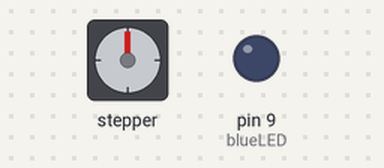
A sketch run on a simulated Arduino Uno, built with avr-gcc and run on an emulated ATmega328P. Parts: stepper motor, output pins drawn as LEDs (lit = HIGH). Stepper angles assume 2048 steps per turn.

Above: at 0.15 s.
At 10.06 s:
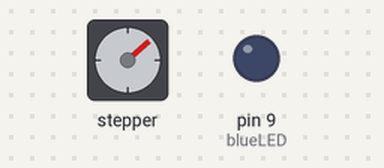
At 19.97 s:
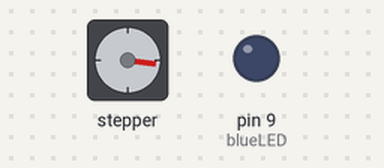
At 39.79 s:
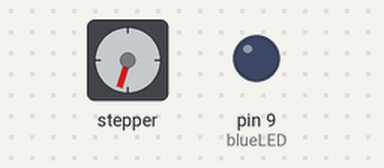
Timing chart, 0 to 40.0 s (numbered marks = the images above):
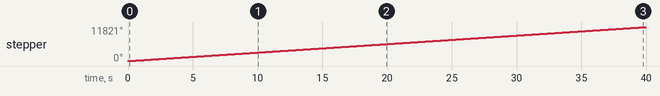

The sketch:

ConstantSpeed.ino
```cpp
#include <AccelStepper.h>

AccelStepper stepper; // Defaults to AccelStepper::FULL4WIRE (4 pins) on 2, 3, 4, 5
bool LAST_BT_COMMAND = 1; //-- motors on be default

char Incoming_value = 0; // Value read from bluetooth
const int blueLED = 9;

void setup()
{
  Serial.begin(9600);
  pinMode(blueLED, OUTPUT);
  //-- motors will run by default
   stepper.setMaxSpeed(4000);
   stepper.setSpeed(2000);
}

void loop()
{
   stepper.runSpeed();
   //-- stop motors
   if (Incoming_value == 3)
   {
    stepper.setMaxSpeed(0);
    stepper.setSpeed(0);
    LAST_BT_COMMAND = 0;
   }
   else if (Incoming_value == 2)
   {
    stepper.setMaxSpeed(4000);
    stepper.setSpeed(2000);
   }
}
```

Measured:
- by itself, stepper: keeps turning clockwise at about 296°/s
